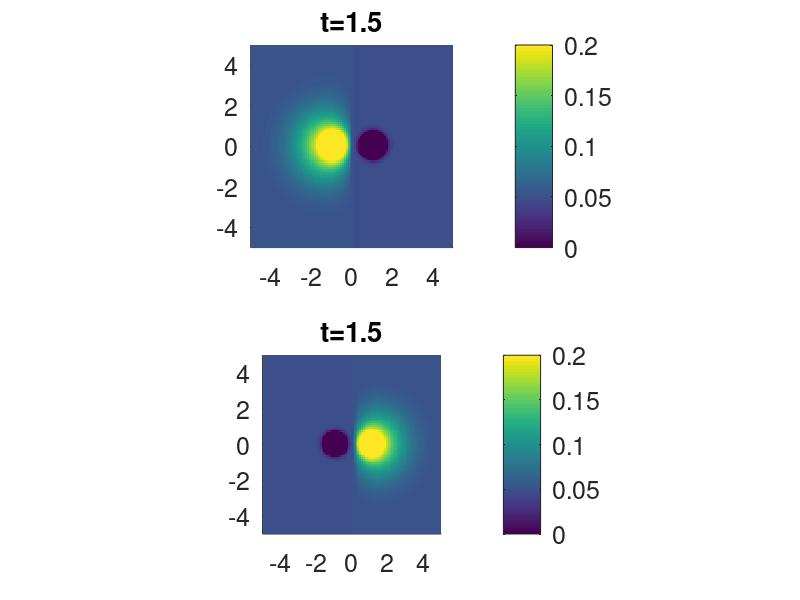

This figure's MATLAB source: (Note: this script raises an error after producing the figure.)
function y_out = diffusion_test()
%%%%%%%%%%%%%%%%%%%%%%%%%%%%%%%%%%%%%%%%%%%%%%%%%%%%%%%%%%%%%%%%%%%%%%%%%%%
% May 2018, Orit Peleg, orit.peleg@colorado.edu
%%%%%%%%%%%%%%%%%%%%%%%%%%%%%%%%%%%%%%%%%%%%%%%%%%%%%%%%%%%%%%%%%%%%%%%%%%%
close all;
dbstop if error;
set(0,'Defaultlinelinewidth',3.5, 'DefaultlineMarkerSize',12,...
    'DefaultTextFontSize',5, 'DefaultAxesFontSize',18);

%%%%%%%%%%%%%%%%%%%%%%%%%%%%%%%%%%%%%%%%%%%%%%%%%%%%%%%%%%%%%%%%%%%%%%%%%%%

%The agent at position (0,0) produces a chemical signal that spreads out following a 
%diffusion equation. 

%The output of the code is a movie showing the concentration of the 
%chemical signal as a function of time in the arena. 

%%%%%%%%%%%%%%%%%%%%%%%%%%%%%%%%%%%%%%%%%%%%%%%%%%%%%%%%%%%%%%%%%%%%%%%%%%%
% define   
A_1=0.2;
A_2=0.4;%initial chemical concentration per active agent 

D_1=0.5;
D_2=0.7;% diffusion coefficient
delta_t_1 = 0.1;
delta_t_2 = 0.1;% time integration constant (time discretization)
delta_x_1 = 0.1;
delta_x_2 = 0.1% size of a cell in the simulation (space discretization)
B_1=0;
B_2=0;% ignore for now

SAVE_MOVIE = 1;
%%%%%%%%%%%%%%%%%%%%%%%%%%%%%%%%%%%%%%%%%%%%%%%%%%%%%%%%%%%%%%%%%%%%%%%%%%%      
        
t_array_1=0:delta_t_1:1.5;
t_array_2=0:delta_t_2:1.5;
min_x_1 = -5; max_x_1=5;
min_x_2 = -5; max_x_2=5;

source_and_sink_propagation_c(A_1,B_1,D_1,t_array_1,delta_x_1,min_x_1,max_x_1,SAVE_MOVIE);
y_out=0; 

end

%%%%%%%%%%%%%%%%%%%%%%%%%%%%%%%%%%%%%%%%%%%%%%%%%%%%%%%%%%%%%%%%%%%%%%%%%%%
%%%%%%%%%%%%%%%%%%%%%%%%%%%%%%%%%%%%%%%%%%%%%%%%%%%%%%%%%%%%%%%%%%%%%%%%%%%
%%%%%%%%%%%%%%%%%%%%%%%%%%%%%%%%%%%%%%%%%%%%%%%%%%%%%%%%%%%%%%%%%%%%%%%%%%%
%%%%%%%%%%%%%%%%%%%%%%%%%%%%%%%%%%%%%%%%%%%%%%%%%%%%%%%%%%%%%%%%%%%%%%%%%%%

function source_and_sink_propagation_c(A,B,D,t_array,delta_x,min_x,max_x,SAVE_MOVIE)

source_x1_1 = -1.0;
source_y1_1 = 0.0;
sink_x2_1 = 1.0;
sink_y2_1 = 0.0;

source_x1_2 = 1.0;
source_y1_2 = 0.0;
sink_x2_2 = -1.0;
sink_y2_2 = 0.0;

[x,y] = meshgrid(min_x:delta_x:max_x,min_x:delta_x:max_x);

if SAVE_MOVIE==1
    fig_densities_1=figure();
    loops_1 = length(2:length(t_array));
    clear F_1
    F_1(loops_1) = struct('cdata',[],'colormap',[]);
    
    fig_densities_2=figure();
    loops_2 = length(2:length(t_array));
    clear F_2
    F_2(loops_2) = struct('cdata',[],'colormap',[]);
end

for t_i=2:length(t_array)
    t=t_array(t_i);
    %c = 0.1 * ones(size(x));
    c_1 = 0.05 * ones(size(x));
    c_2 = 0.05 * ones(size(x));

    curr_t = t;
    
    curr_c_1_1 =(A/(curr_t^0.5))*exp(-(((x-source_x1_1).^2)+((y-source_y1_1).^2))./(4*D*curr_t))+B;
    curr_c_2_1 =(A/(curr_t^0.5))*exp(-(((x-sink_x2_1).^2)+((y-sink_y2_1).^2))./(4*D*curr_t))+B;
    
    curr_c_1_2 =(A/(curr_t^0.5))*exp(-(((x-source_x1_2).^2)+((y-source_y1_2).^2))./(4*D*curr_t))+B;
    curr_c_2_2 =(A/(curr_t^0.5))*exp(-(((x-sink_x2_2).^2)+((y-sink_y2_2).^2))./(4*D*curr_t))+B;
    
    c_1 = c_1 + curr_c_1_1 - curr_c_2_1;
    c_2 = c_2 + curr_c_1_2 - curr_c_2_2;
    %c = c + curr_c_1;
    
    if (t_i>1) && SAVE_MOVIE==1
        %figure(fig_densities_1);
        subplot(2,1,1);
        surf(x,y,c_1,'EdgeColor','none'); view(2); title(['t=',num2str(t)]); xlim([min_x max_x]); ylim([min_x max_x]);
        daspect([1 1 1]); colorbar; caxis([0 A]); hold on;
        
        pause(0.001);
        F_1(t_i-1) = getframe(fig_densities_1);
        pause(0.001);
        
        pause(0.1);
        
        
        
        %figure(fig_densities_2);
        subplot(2,1,2);
        surf(x,y,c_2,'EdgeColor','none'); view(2); title(['t=',num2str(t)]); xlim([min_x max_x]); ylim([min_x max_x]);
        daspect([1 1 1]); colorbar; caxis([0 A]); hold on;
        
        pause(0.001);
        F_2(t_i-1) = getframe(fig_densities_2);
        pause(0.001);
        
        pause(0.1);
    end
    
end

if SAVE_MOVIE==1
    v_1 = VideoWriter(['A',num2str(A),'B',num2str(A),'D',num2str(A),'test.mp4'],'MPEG-4');
    open(v_1);
    writeVideo(v_1,F_1);
    close(v_1);
    
    v_2 = VideoWriter(['A',num2str(A),'B',num2str(A),'D',num2str(A),'test.mp4'],'MPEG-4');
    open(v_2);
    writeVideo(v_2,F_2);
    close(v_2);
end

end

function source_and_sink_propagation_c2(A,B,D,t_array,delta_x,min_x,max_x,SAVE_MOVIE)

source_x1 = 1.0;
source_y1 = 0.0;
sink_x2 = -1.0;
sink_y2 = 0.0;

[x,y] = meshgrid(min_x:delta_x:max_x,min_x:delta_x:max_x);

if SAVE_MOVIE==1
    fig_densities=figure();
    loops = length(2:length(t_array));
    clear F
    F(loops) = struct('cdata',[],'colormap',[]);
end

for t_i=2:length(t_array)
    t=t_array(t_i);
    %c = 0.1 * ones(size(x));
    c = 0.05 * ones(size(x));

    curr_t = t;
    curr_c_1 =(A/(curr_t^0.5))*exp(-(((x-source_x1).^2)+((y-source_y1).^2))./(4*D*curr_t))+B;
    curr_c_2 =(A/(curr_t^0.5))*exp(-(((x-sink_x2).^2)+((y-sink_y2).^2))./(4*D*curr_t))+B;
    c = c + curr_c_1 - curr_c_2;
    %c = c + curr_c_1;
    
    if (t_i>1) && SAVE_MOVIE==1
        figure(fig_densities);
        surf(x,y,c,'EdgeColor','none'); view(2); title(['t=',num2str(t)]); xlim([min_x max_x]); ylim([min_x max_x]);
        daspect([1 1 1]); colorbar; caxis([0 A]); hold on;
        
        pause(0.001);
        F(t_i-1) = getframe(fig_densities);
        pause(0.001);
        
        pause(0.1);
    end
    
end

if SAVE_MOVIE==1
    v = VideoWriter(['A',num2str(A),'B',num2str(A),'D',num2str(A),'test.mp4'],'MPEG-4');
    open(v);
    writeVideo(v,F);
    close(v);
end

end

